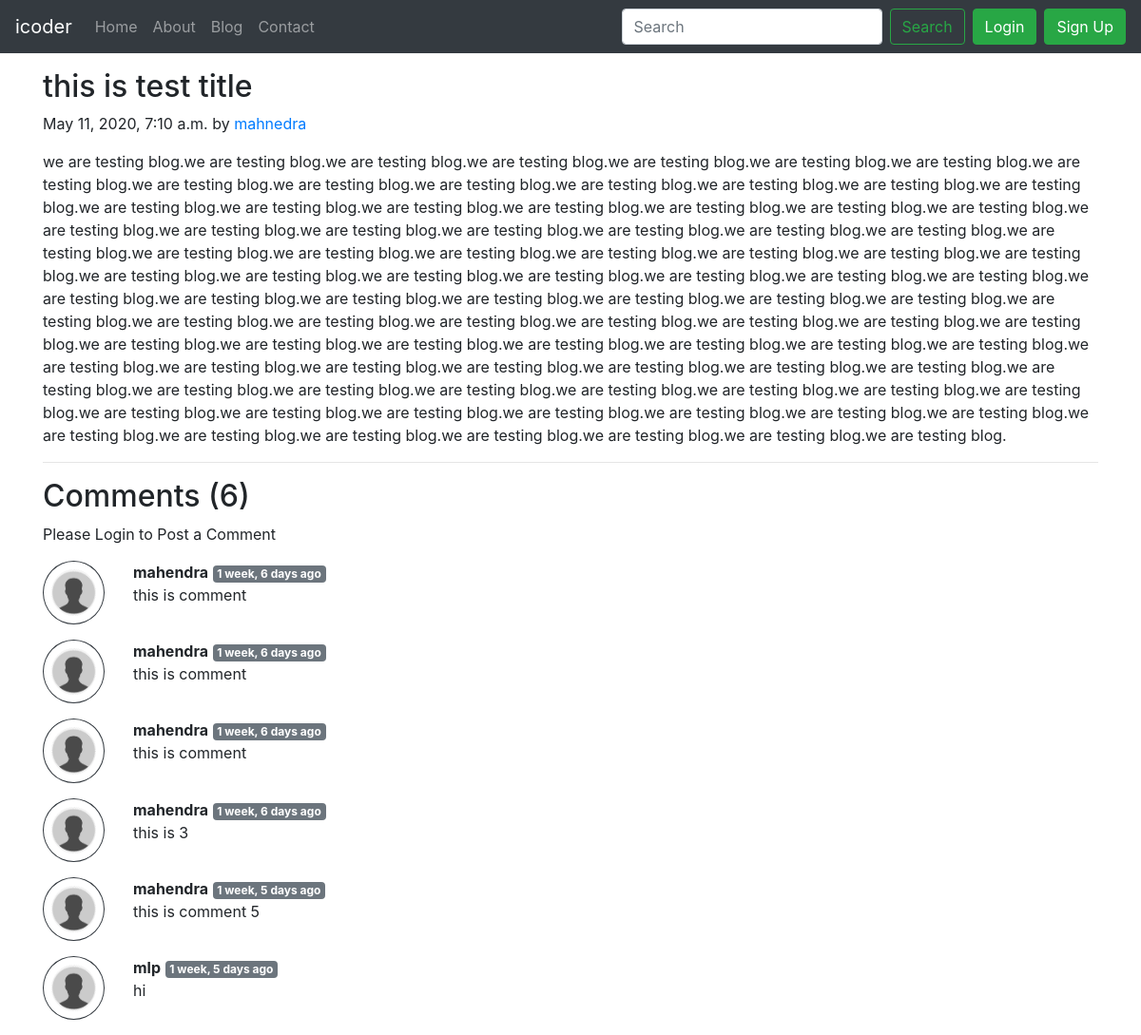
/blog/first-post, run on the app's committed database.
### blog/models.py (models this page shows, shortened)
class Post(models.Model):
    sno = models.AutoField(primary_key=True)
    title = models.CharField(max_length=255)
    content = models.TextField()
    author = models.CharField(max_length=50)
    slug = models.CharField(max_length=130)
    timeStamp = models.DateTimeField(blank=True)

class BlogComment(models.Model):
    sno = models.AutoField(primary_key=True)
    comment = models.TextField()
    user = models.ForeignKey(User,on_delete=models.CASCADE)
    post = models.ForeignKey(Post,on_delete=models.CASCADE)
    parent = models.ForeignKey('self',on_delete=models.CASCADE,null=True)
    timestamp = models.DateTimeField(default=now)

### blog/views.py (the view)
# urls.py: path('<str:slug>',views.blogPost,name='blogPost'),
def blogPost(request,slug):
    post = Post.objects.filter(slug=slug).first()
    comments = BlogComment.objects.filter(post=post)
    context = {'post':post,'comments':comments,'user':request.user}
    return render(request,'blog/blogPost.html',context)

### templates/blog/blogPost.html (shortened to what this page needs)
{% extends 'base.html' %}
{% block body %}
{% load humanize %}
<div class="container">
    <div class="my-3">
        <h2 class="blog-post-title">{{post.title}}</h2>
        <p class="blog-post-meta">{{post.timeStamp}} by <a href="/about">{{post.author}}</a></p>
        <p>{{post.content}}</p>
        <hr>
    </div>
</div>
<div class="container">
    <h2>Comments ({{comments.count}})</h2>
    <div class="my-2">
    {% if user.is_authenticated %}
    <form action="/blog/postComment" method="post">
        {% csrf_token %}
        <div class="form-group">
            <label for="exampleInputEmail1">Post Comment</label>
            <input type="text" class="form-control" name="comment" placeholder="Enter Comment Here">
        </div>
        <input type="hidden" name="postSno" value="{{post.sno}}">
        <button type="submit" class="btn btn-primary">Submit</button>
    </form>
    {% else %}
    <p>Please Login to Post a Comment</p>
    {% endif %}
    </div>
    {% for comment in comments %}
    <div class="row my-3">
        <div class="col-md-1">
        <img class="rounded mx-auto d-block w-100 p-2 border border-dark rounded-circle" src="/static/img/user.png" alt="user">
        </div>
        <div class="col-md-11">
            <b>{{comment.user.username}}</b> <span class="badge badge-secondary">{{comment.timestamp|naturaltime}}</span>
            <div>{{comment.comment}}</div>
        </div>
    </div>
    {% endfor %}
</div>
{% endblock body %}

### templates/base.html (shortened to what this page needs)
<!doctype html>
<html lang="en">
<head>
  <link rel="stylesheet" href="https://maxcdn.bootstrapcdn.com/bootstrap/4.0.0/css/bootstrap.min.css"
>
</head>
<body>
  <nav class="navbar navbar-expand-lg navbar-dark bg-dark">
    <a class="navbar-brand" href="/">icoder</a>
    <div class="collapse navbar-collapse" id="navbarSupportedContent">
      <ul class="navbar-nav mr-auto">
        <li class="nav-item {% block homeactive %} {% endblock homeactive %} ">
          <a class="nav-link" href="/">Home <span class="sr-only">(current)</span></a>
        </li>
        <li class="nav-item {% block aboutactive %} {% endblock aboutactive %}">
          <a class="nav-link" href="/about">About</a>
        </li>
        <li class="nav-item {% block blogactive %} {% endblock blogactive %}">
          <a class="nav-link" href="/blog">Blog</a>
        </li>
        <li class="nav-item {% block contactactive %} {% endblock contactactive %}">
          <a class="nav-link" href="/contact">Contact</a>
        </li>
      </ul>
      <form method="get" action="/search" class="form-inline my-2 my-lg-0">
        <input class="form-control mr-sm-2" name="query" id="query" type="search" placeholder="Search"
          aria-label="Search">
        <button class="btn btn-outline-success my-2 my-sm-0" type="submit">Search</button>
        {% if user.is_authenticated %}
        <ul class="navbar-nav mr-auto">
        <li class="nav-item dropdown">
        <a class="nav-link dropdown-toggle" href="#" id="navbarDropdown" role="button" data-toggle="dropdown" aria-haspopup="true" aria-expanded="false">
          Welcome: {{request.user}}
        </a>
        <div class="dropdown-menu" aria-labelledby="navbarDropdown">
          <a class="dropdown-item btn btn-success" role="button" href="/logout/">Logout</a>
        </div>
      </li>
        </ul>
        {% else %}
        <button type="button" class="btn btn-success ml-2" data-toggle="modal" data-target="#signinModal">
          Login
        </button>
        <button type="button" class="btn btn-success ml-2" data-toggle="modal" data-target="#signupModal">
          Sign Up
        </button>
        {% endif %}
      </form>
    </div>
  </nav>
  {% block body %}
  {% endblock body %}
</body>
</html>

### data on the page
Post: title "this is test title", timeStamp "May 11, 2020, 7:10 a.m.", author "mahnedra", content "we are testing blog.we are testing blog.we are testing blog.we are testing blog.we are testing blog.we are testing blog.we are testing blog.we are testing blog.we are testing blog.we are testing blog.we are testing blog.we are testing blog.we are testing blog.we are testing blog.we are testing blog.we are testing blog.we are testing blog.we are testing blog.we are testing blog.we are testing blog.we are testing blog.we are testing blog.we are testing blog.we are testing blog.we are testing blog.we are testing blog.we are testing blog.we are testing blog.we are testing blog.we are testing blog.we are testing blog.we are testing blog.we are testing blog.we are testing blog.we are testing…"
BlogComment: user.username "mahendra", timestamp "1 week, 6 days ago", comment "this is comment"
BlogComment: user.username "mahendra", timestamp "1 week, 6 days ago", comment "this is comment"
BlogComment: user.username "mahendra", timestamp "1 week, 6 days ago", comment "this is comment"
BlogComment: user.username "mahendra", timestamp "1 week, 6 days ago", comment "this is 3"
BlogComment: user.username "mahendra", timestamp "1 week, 5 days ago", comment "this is comment 5"
BlogComment: user.username "mlp", timestamp "1 week, 5 days ago", comment "hi"

### other printed values
{{ comments.count }} "6"
